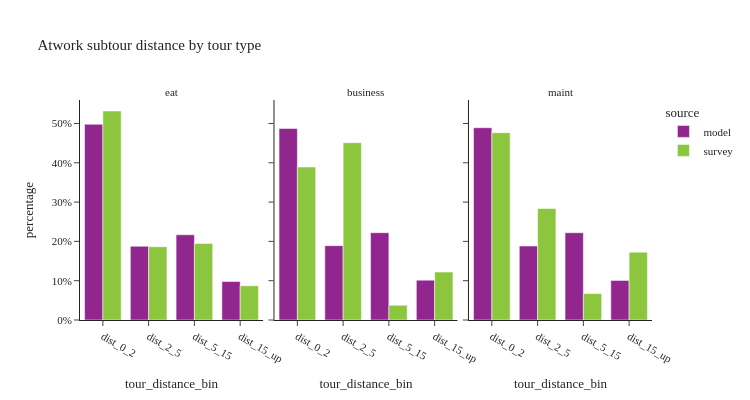

The code cell stored with this chart in its notebook:
### Code cell
util.plot_share_facetbar(atwork_subtour, 'tour_weight', share_col="tour_distance_bin", title="Atwork subtour distance by tour type", 
                             facet_col='tour_type', facet_col_wrap=3, height=400, orientation='v')

### Figure 1 — Plotly figure (JSON) as saved in the notebook; plotly's stock layout.template omitted (floating-point values rounded to 4 significant figures)
{"data": [{"alignmentgroup": "True", "customdata": [[161336], [60773], [70239], [31719]], "hovertemplate": "source=model<br>tour_type=eat<br>tour_distance_bin=%{x}<br>percentage=%{y}<br>sample_size=%{customdata[0]}<extra></extra>", "legendgroup": "model", "marker": {"color": "#91268F", "pattern": {"shape": ""}}, "name": "model", "offsetgroup": "model", "orientation": "v", "showlegend": true, "textposition": "auto", "type": "bar", "x": ["dist_0_2", "dist_2_5", "dist_5_15", "dist_15_up"], "xaxis": "x", "y": [0.4978, 0.1875, 0.2167, 0.09788], "yaxis": "y"}, {"alignmentgroup": "True", "customdata": [[35678], [13854], [16266], [7421]], "hovertemplate": "source=model<br>tour_type=business<br>tour_distance_bin=%{x}<br>percentage=%{y}<br>sample_size=%{customdata[0]}<extra></extra>", "legendgroup": "model", "marker": {"color": "#91268F", "pattern": {"shape": ""}}, "name": "model", "offsetgroup": "model", "orientation": "v", "showlegend": false, "textposition": "auto", "type": "bar", "x": ["dist_0_2", "dist_2_5", "dist_5_15", "dist_15_up"], "xaxis": "x2", "y": [0.4873, 0.1892, 0.2222, 0.1014], "yaxis": "y2"}, {"alignmentgroup": "True", "customdata": [[24933], [9592], [11318], [5128]], "hovertemplate": "source=model<br>tour_type=maint<br>tour_distance_bin=%{x}<br>percentage=%{y}<br>sample_size=%{customdata[0]}<extra></extra>", "legendgroup": "model", "marker": {"color": "#91268F", "pattern": {"shape": ""}}, "name": "model", "offsetgroup": "model", "orientation": "v", "showlegend": false, "textposition": "auto", "type": "bar", "x": ["dist_0_2", "dist_2_5", "dist_5_15", "dist_15_up"], "xaxis": "x3", "y": [0.4892, 0.1882, 0.222, 0.1006], "yaxis": "y3"}, {"alignmentgroup": "True", "customdata": [[60], [24], [28], [14]], "hovertemplate": "source=survey<br>tour_type=eat<br>tour_distance_bin=%{x}<br>percentage=%{y}<br>sample_size=%{customdata[0]}<extra></extra>", "legendgroup": "survey", "marker": {"color": "#8CC63E", "pattern": {"shape": ""}}, "name": "survey", "offsetgroup": "survey", "orientation": "v", "showlegend": true, "textposition": "auto", "type": "bar", "x": ["dist_0_2", "dist_2_5", "dist_5_15", "dist_15_up"], "xaxis": "x", "y": [0.5317, 0.1864, 0.1949, 0.08703], "yaxis": "y"}, {"alignmentgroup": "True", "customdata": [[47], [28], [15], [6]], "hovertemplate": "source=survey<br>tour_type=business<br>tour_distance_bin=%{x}<br>percentage=%{y}<br>sample_size=%{customdata[0]}<extra></extra>", "legendgroup": "survey", "marker": {"color": "#8CC63E", "pattern": {"shape": ""}}, "name": "survey", "offsetgroup": "survey", "orientation": "v", "showlegend": false, "textposition": "auto", "type": "bar", "x": ["dist_0_2", "dist_2_5", "dist_5_15", "dist_15_up"], "xaxis": "x2", "y": [0.3893, 0.4511, 0.03755, 0.122], "yaxis": "y2"}, {"alignmentgroup": "True", "customdata": [[49], [27], [23], [15]], "hovertemplate": "source=survey<br>tour_type=maint<br>tour_distance_bin=%{x}<br>percentage=%{y}<br>sample_size=%{customdata[0]}<extra></extra>", "legendgroup": "survey", "marker": {"color": "#8CC63E", "pattern": {"shape": ""}}, "name": "survey", "offsetgroup": "survey", "orientation": "v", "showlegend": false, "textposition": "auto", "type": "bar", "x": ["dist_0_2", "dist_2_5", "dist_5_15", "dist_15_up"], "xaxis": "x3", "y": [0.4765, 0.2836, 0.06726, 0.1727], "yaxis": "y3"}], "layout": {"annotations": [{"font": {}, "showarrow": false, "text": "eat", "x": 0.16, "xanchor": "center", "xref": "paper", "y": 1.0, "yanchor": "bottom", "yref": "paper"}, {"font": {}, "showarrow": false, "text": "business", "x": 0.5, "xanchor": "center", "xref": "paper", "y": 1.0, "yanchor": "bottom", "yref": "paper"}, {"font": {}, "showarrow": false, "text": "maint", "x": 0.84, "xanchor": "center", "xref": "paper", "y": 1.0, "yanchor": "bottom", "yref": "paper"}], "barmode": "group", "height": 400, "legend": {"title": {"text": "source"}, "tracegroupgap": 0}, "title": {"text": "Atwork subtour distance by tour type"}, "width": 750, "xaxis": {"anchor": "y", "domain": [0.0, 0.32], "title": {"text": "tour_distance_bin"}}, "xaxis2": {"anchor": "y2", "domain": [0.34, 0.66], "matches": "x", "title": {"text": "tour_distance_bin"}}, "xaxis3": {"anchor": "y3", "domain": [0.68, 1.0], "matches": "x", "title": {"text": "tour_distance_bin"}}, "yaxis": {"anchor": "x", "domain": [0.0, 1.0], "tickformat": ".0%", "title": {"text": "percentage"}}, "yaxis2": {"anchor": "x2", "domain": [0.0, 1.0], "matches": "y", "showticklabels": false, "tickformat": ".0%"}, "yaxis3": {"anchor": "x3", "domain": [0.0, 1.0], "matches": "y", "showticklabels": false}}}
